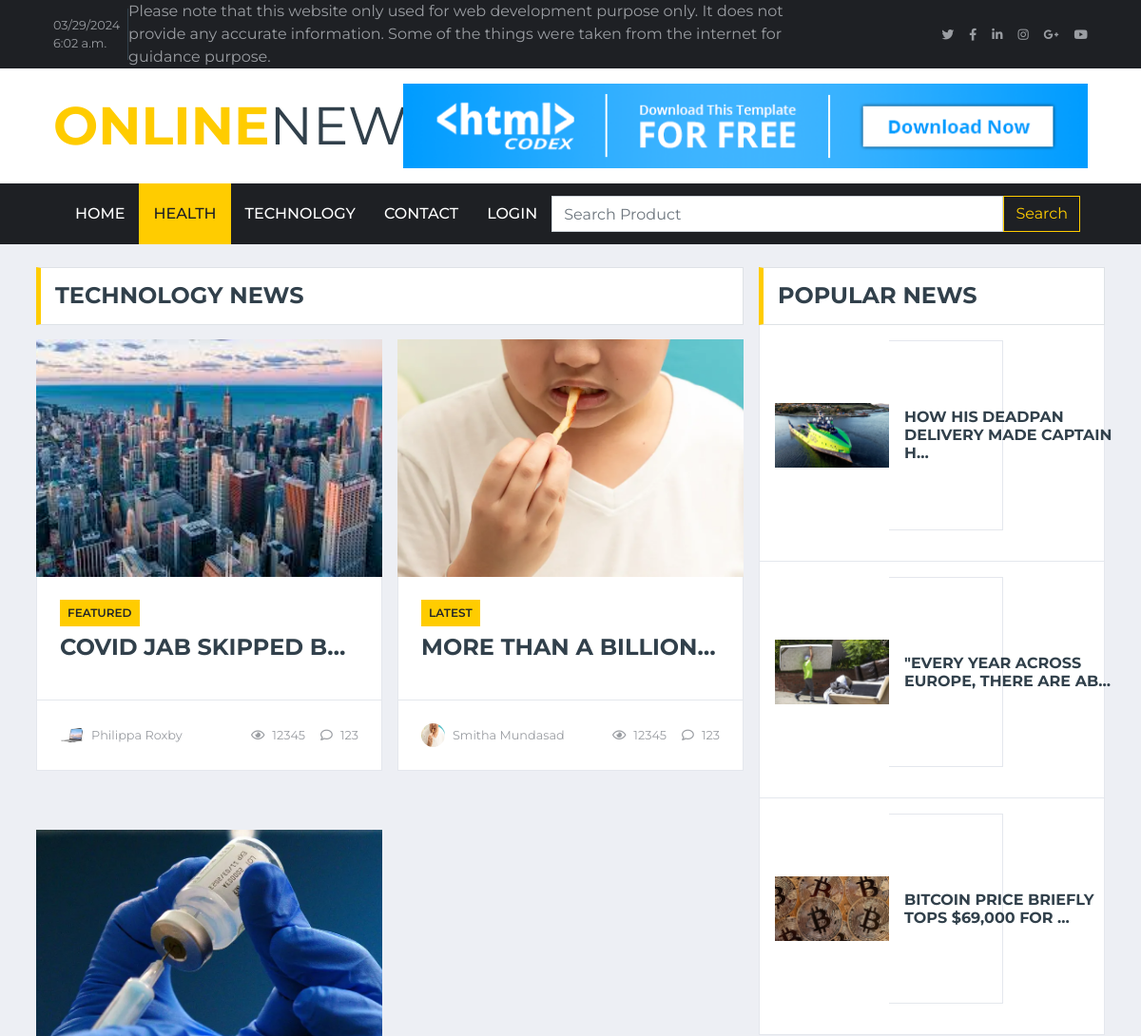
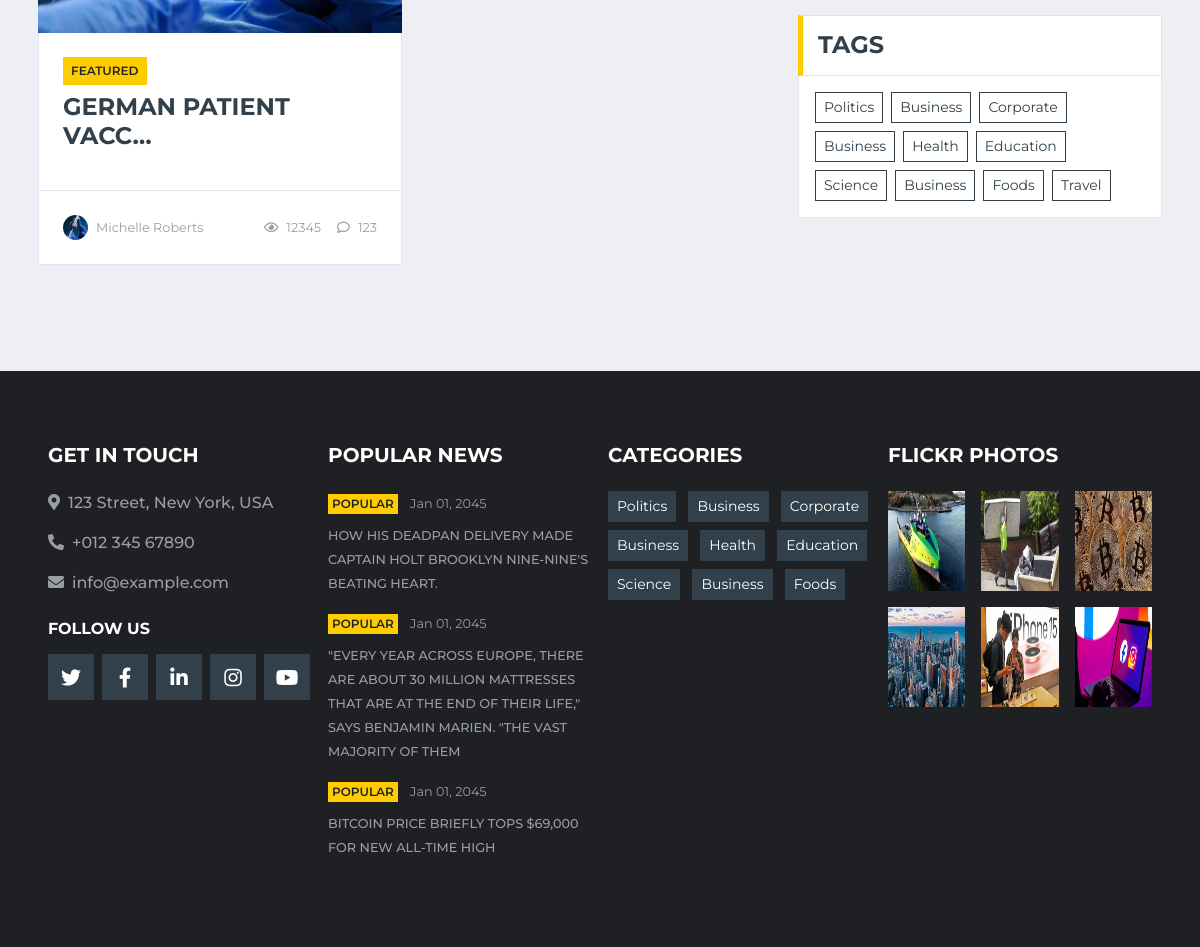
The app's page /health/ with its own data (2 pictures, top to bottom).
### News/models.py (models this page shows, shortened)
class NewsDetailModel(models.Model):
    user = models.ForeignKey(User, on_delete=models.CASCADE, null=True)
    image = models.ImageField(null=True,upload_to="img/")
    author = models.CharField(max_length=150)
    author_image = models.ImageField(null=True, upload_to="img/")
    title = models.CharField(max_length=150)
    title_tags = models.CharField(max_length=100)
    paragraph1 = models.TextField(max_length=5000)
    paragraph2 = models.TextField(max_length=5000, null=True)
    status = models.CharField(choices=choice,max_length=100)
    created_at = models.DateTimeField(auto_now_add=timezone.now())
    type = models.CharField(choices=news_type, max_length=100, null=True)

### News/views.py (the view)
# urls.py: path('health/', HealthPageView, name='health'),
def HealthPageView(request):
    objects = NewsDetailModel.objects.filter(type='Heath')
    popular_news = NewsDetailModel.objects.filter(status='Popular')[:3]
    flicker_photo = NewsDetailModel.objects.all()[:6]
    return render(request,'News/health.html',{
        'objects':objects,
        'popular_news':popular_news,
        'flicker_photo':flicker_photo,
    })

### News/templates/News/health.html (shortened to what this page needs)
{% extends 'News/base.html' %}
{% load static %}
{% block head %}
<link href="{% static 'css/style.css' %}" rel="stylesheet">
{% endblock %}
{% block content %}
    <div class="container-fluid">
        <div class="container">
            <div class="row">
                <div class="col-lg-8">
                    <div class="row">
                        <div class="col-12">
                            <div class="section-title">
                                <h4 class="m-0 text-uppercase font-weight-bold">Technology News</h4>
                            </div>
                        </div>
                        {% for new in objects %}
                        <div class="col-lg-6">
                            <div class="position-relative mb-3" style="height:500px;">
                                <img class="img-fluid w-100" src="{{ new.image.url }}" style="object-fit: cover; height:250px; width:300px;">
                                <div class="bg-white border border-top-0 p-4">
                                    <div class="mb-2">
                                        <a class="badge badge-primary text-uppercase font-weight-semi-bold p-2 mr-2"
                                            href="">{{ new.status }}</a>
                                    </div>
                                    <a class="h4 d-block mb-3 text-secondary text-uppercase font-weight-bold" href="{% url 'news_detail' new.id %}">{{ new.title|truncatechars:20}}</a>
                                </div>
                                <div class="d-flex justify-content-between bg-white border border-top-0 p-4">
                                    <div class="d-flex align-items-center">
                                        <img class="rounded-circle mr-2" src="{{ new.author_image}}" width="25" height="25" alt="">
                                        <small>{{ new.author }}</small>
                                    </div>
                                    <div class="d-flex align-items-center">
                                        <small class="ml-3"><i class="far fa-eye mr-2"></i>12345</small>
                                        <small class="ml-3"><i class="far fa-comment mr-2"></i>123</small>
                                    </div>
                                </div>
                            </div>
                        </div>
                        {% endfor %}
                    </div>
                </div>
                <div class="col-lg-4">
                    <div class="mb-3">
                        <div class="section-title mb-0">
                            <h4 class="m-0 text-uppercase font-weight-bold">Popular News</h4>
                        </div>
                        {% for popular in popular_news %}
                        <div class="bg-white border border-top-0 p-3">
                            <div class="d-flex align-items-center bg-white mb-3" style="height: 200px; width:120px;">
                                <img class="img-fluid" src="{{ popular.image.url }}" alt="">
                                <div class="w-100 h-100 px-3 d-flex flex-column justify-content-center border border-left-0">
                                        <a class="h6 m-0 text-secondary text-uppercase font-weight-bold" href="{% url 'news_detail' popular.id %}" style="width:220px;">{{ popular.title|truncatechars:40 }}</a>
                                </div>
                            </div>
                        </div>
                        {% endfor %}
                    </div>
                    <div class="mb-3">
                        <div class="section-title mb-0">
                            <h4 class="m-0 text-uppercase font-weight-bold">Tags</h4>
                        </div>
                        <div class="bg-white border border-top-0 p-3">
                            <div class="d-flex flex-wrap m-n1">
                                <a href="" class="btn btn-sm btn-outline-secondary m-1">Politics</a>
                                <a href="" class="btn btn-sm btn-outline-secondary m-1">Business</a>
                                <a href="" class="btn btn-sm btn-outline-secondary m-1">Corporate</a>
                                <a href="" class="btn btn-sm btn-outline-secondary m-1">Business</a>
                                <a href="" class="btn btn-sm btn-outline-secondary m-1">Health</a>
                                <a href="" class="btn btn-sm btn-outline-secondary m-1">Education</a>
                                <a href="" class="btn btn-sm btn-outline-secondary m-1">Science</a>
                                <a href="" class="btn btn-sm btn-outline-secondary m-1">Business</a>
                                <a href="" class="btn btn-sm btn-outline-secondary m-1">Foods</a>
                                <a href="" class="btn btn-sm btn-outline-secondary m-1">Travel</a>
                            </div>
                        </div>
                    </div>
                </div>
            </div>
        </div>
    </div>
{% endblock %}

### News/templates/News/base.html (shortened to what this page needs)
{% load static %}
<!DOCTYPE html>
<html lang="en">
<head>
    <link href="{% static 'css/style.css' %}" rel="stylesheet">
    <link href="https://cdnjs.cloudflare.com/ajax/libs/font-awesome/5.15.0/css/all.min.css" rel="stylesheet">
    <link href="{% static 'lib/owlcarousel/assets/owl.carousel.min.css' %}" rel="stylesheet">
    {% block head %}
    {% endblock %}
</head>
<body>
    {% include 'News/Navabar.html' %}
    {% block content %}
    {% endblock %}
    <br/>
    {% include 'News/Footer.html' %}
</body>
</html>

### News/templates/News/Navabar.html (shortened to what this page needs)
{% load static %}
{% url 'home' as home_url %}
{% url 'health' as health_url %}
{% url 'contact' as contact_url %}
{% url 'login' as login_url %}
{% url 'technology' as technology_url %}
    <div class="container-fluid d-none d-lg-block">
        <div class="row align-items-center bg-dark px-lg-5">
            <div class="col-lg-9">
                <nav class="navbar navbar-expand-sm bg-dark p-0">
                    <ul class="navbar-nav ml-n2">
                        <li class="nav-item border-right border-secondary">
                            <a class="nav-link text-body small" href="#">{% now "SHORT_DATETIME_FORMAT" %}</a>
                        </li>
                    </ul>
                    Please note that this website only used for web development purpose only. It does not provide any accurate information. Some of the things were taken from the internet for guidance purpose.
                </nav>
            </div>
            <div class="col-lg-3 text-right d-none d-md-block">
                <nav class="navbar navbar-expand-sm bg-dark p-0">
                    <ul class="navbar-nav ml-auto mr-n2">
                        <li class="nav-item">
                            <a class="nav-link text-body" href="#"><small class="fab fa-twitter"></small></a>
                        </li>
                        <li class="nav-item">
                            <a class="nav-link text-body" href="#"><small class="fab fa-facebook-f"></small></a>
                        </li>
                        <li class="nav-item">
                            <a class="nav-link text-body" href="#"><small class="fab fa-linkedin-in"></small></a>
                        </li>
                        <li class="nav-item">
                            <a class="nav-link text-body" href="#"><small class="fab fa-instagram"></small></a>
                        </li>
                        <li class="nav-item">
                            <a class="nav-link text-body" href="#"><small class="fab fa-google-plus-g"></small></a>
                        </li>
                        <li class="nav-item">
                            <a class="nav-link text-body" href="#"><small class="fab fa-youtube"></small></a>
                        </li>
                    </ul>
                </nav>
            </div>
        </div>
        <div class="row align-items-center bg-white py-3 px-lg-5">
            <div class="col-lg-4">
                <a href="{% url 'home' %}" class="navbar-brand p-0 d-none d-lg-block">
                    <h1 class="m-0 display-4 text-uppercase text-primary">Online<span class="text-secondary font-weight-normal">News</span></h1>
                </a>
            </div>
            <div class="col-lg-8 text-center text-lg-right">
                <a href="https://htmlcodex.com"><img class="img-fluid" src="img/ads-728x90.png" alt=""></a>
            </div>
        </div>
    </div>
    <div class="container-fluid p-0">
        <nav class="navbar navbar-expand-lg bg-dark navbar-dark py-2 py-lg-0 px-lg-5">
            <div class="collapse navbar-collapse justify-content-between px-0 px-lg-3" id="navbarCollapse">
                <div class="navbar-nav mr-auto py-0">
                    <a href="{% url 'home' %}" class="nav-item nav-link {% if request.path == home_url %} active {% endif %}">Home</a>
                    <a href="{% url 'health' %}" class="nav-item nav-link {% if request.path == health_url %} active {% endif %} ">Health</a>
                    <a href="{% url 'technology' %}" class="nav-item nav-link {% if request.path == technology_url %} active {% endif %}">Technology</a>
                    {% if user.is_authenticated %}
                    <div class="nav-item dropdown">
                        <a href="#" class="nav-link dropdown-toggle" data-toggle="dropdown">Accounts</a>
                        <div class="dropdown-menu rounded-0 m-0">
                            <a href="{% url 'profile' %}" class="dropdown-item">Profile</a>
                            <a href="{% url 'logout' %}" class="dropdown-item">Logout</a>
                        </div>
                    </div>
                    {% else %}
                    <a href="{% url 'contact' %}" class="nav-item nav-link {% if request.path == contact_url %} active {% endif %}">Contact</a>
                    <a href="{% url 'login' %}" class="nav-item nav-link {% if request.path == login_url %} active {% endif %}">Login</a>
                    {% endif %}
                </div>
                <form class="d-flex input-group w-auto" action="{% url 'searchbar' %}" method="GET">
                    <input type="text" name="q" id="q" value="{{ request.GET.q }}" class="form-control" size="50" placeholder="Search Product" aria-label="Search"/>
                    <button class="btn btn-outline-primary" value="Search" type="submit" data-mdb-ripple-color="dark">Search</button>
                </form>
            </div>
        </nav>
    </div>
    <br/>

### News/templates/News/Footer.html
    <div class="container-fluid bg-dark pt-5 px-sm-3 px-md-5 mt-5">
        <div class="row py-4">
            <div class="col-lg-3 col-md-6 mb-5">
                <h5 class="mb-4 text-white text-uppercase font-weight-bold">Get In Touch</h5>
                <p class="font-weight-medium"><i class="fa fa-map-marker-alt mr-2"></i>123 Street, New York, USA</p>
                <p class="font-weight-medium"><i class="fa fa-phone-alt mr-2"></i>+012 345 67890</p>
                <p class="font-weight-medium"><i class="fa fa-envelope mr-2"></i>info@example.com</p>
                <h6 class="mt-4 mb-3 text-white text-uppercase font-weight-bold">Follow Us</h6>
                <div class="d-flex justify-content-start">
                    <a class="btn btn-lg btn-secondary btn-lg-square mr-2" href="#"><i class="fab fa-twitter"></i></a>
                    <a class="btn btn-lg btn-secondary btn-lg-square mr-2" href="#"><i class="fab fa-facebook-f"></i></a>
                    <a class="btn btn-lg btn-secondary btn-lg-square mr-2" href="#"><i class="fab fa-linkedin-in"></i></a>
                    <a class="btn btn-lg btn-secondary btn-lg-square mr-2" href="#"><i class="fab fa-instagram"></i></a>
                    <a class="btn btn-lg btn-secondary btn-lg-square" href="#"><i class="fab fa-youtube"></i></a>
                </div>
            </div>
            <div class="col-lg-3 col-md-6 mb-5">
                <h5 class="mb-4 text-white text-uppercase font-weight-bold">Popular News</h5>
                {% for popular in popular_news %}
                <div class="mb-3">
                    <div class="mb-2">
                        <a class="badge badge-primary text-uppercase font-weight-semi-bold p-1 mr-2" href="">{{ popular.status }}</a>
                        <a class="text-body" href=""><small>Jan 01, 2045</small></a>
                    </div>
                    <a class="small text-body text-uppercase font-weight-medium" href="">{{ popular.title }}</a>
                </div>
                {% endfor %}
            </div>
            <div class="col-lg-3 col-md-6 mb-5">
                <h5 class="mb-4 text-white text-uppercase font-weight-bold">Categories</h5>
                <div class="m-n1">
                    <a href="" class="btn btn-sm btn-secondary m-1">Politics</a>
                    <a href="" class="btn btn-sm btn-secondary m-1">Business</a>
                    <a href="" class="btn btn-sm btn-secondary m-1">Corporate</a>
                    <a href="" class="btn btn-sm btn-secondary m-1">Business</a>
                    <a href="" class="btn btn-sm btn-secondary m-1">Health</a>
                    <a href="" class="btn btn-sm btn-secondary m-1">Education</a>
                    <a href="" class="btn btn-sm btn-secondary m-1">Science</a>
                    <a href="" class="btn btn-sm btn-secondary m-1">Business</a>
                    <a href="" class="btn btn-sm btn-secondary m-1">Foods</a>
                </div>
            </div>
            <div class="col-lg-3 col-md-6 mb-5">
                <h5 class="mb-4 text-white text-uppercase font-weight-bold">Flickr Photos</h5>
                <div class="row">
                    {% for photos in flicker_photo %}
                    <div class="col-4 mb-3">
                        <a href="{% url 'news_detail' photos.id %}"><img class="w-100" src="{{ photos.image.url }}" height="100px;" width="90px;" alt=""></a>
                    </div>
                    {% endfor %}
                </div>
            </div>
        </div>
    </div>

### records on screen
NewsDetailModel: image (picture), status "FEATURED", title "COVID JAB SKIPPED B…", author_image (picture), author "Philippa Roxby"
NewsDetailModel: image (picture), status "LATEST", title "MORE THAN A BILLION…", author_image (picture), author "Smitha Mundasad"
NewsDetailModel: image (picture), status "FEATURED", title "GERMAN PATIENT VACC…", author_image (picture), author "Michelle Roberts"
NewsDetailModel: image (picture), title "HOW HIS DEADPAN DELIVERY MADE CAPTAIN H…", status "POPULAR", title "HOW HIS DEADPAN DELIVERY MADE CAPTAIN HOLT BROOKLYN NINE-NINE'S BEATING HEART."
NewsDetailModel: image (picture), title "\"EVERY YEAR ACROSS EUROPE, THERE ARE AB…", status "POPULAR", title "\"EVERY YEAR ACROSS EUROPE, THERE ARE ABOUT 30 MILLION MATTRESSES THAT ARE AT THE END OF THEIR LIFE,\" SAYS BENJAMIN MARIEN. \"THE VAST MAJORITY OF THEM"
NewsDetailModel: image (picture), title "BITCOIN PRICE BRIEFLY TOPS $69,000 FOR …", status "POPULAR", title "BITCOIN PRICE BRIEFLY TOPS $69,000 FOR NEW ALL-TIME HIGH"
NewsDetailModel: image (picture)
NewsDetailModel: image (picture)
